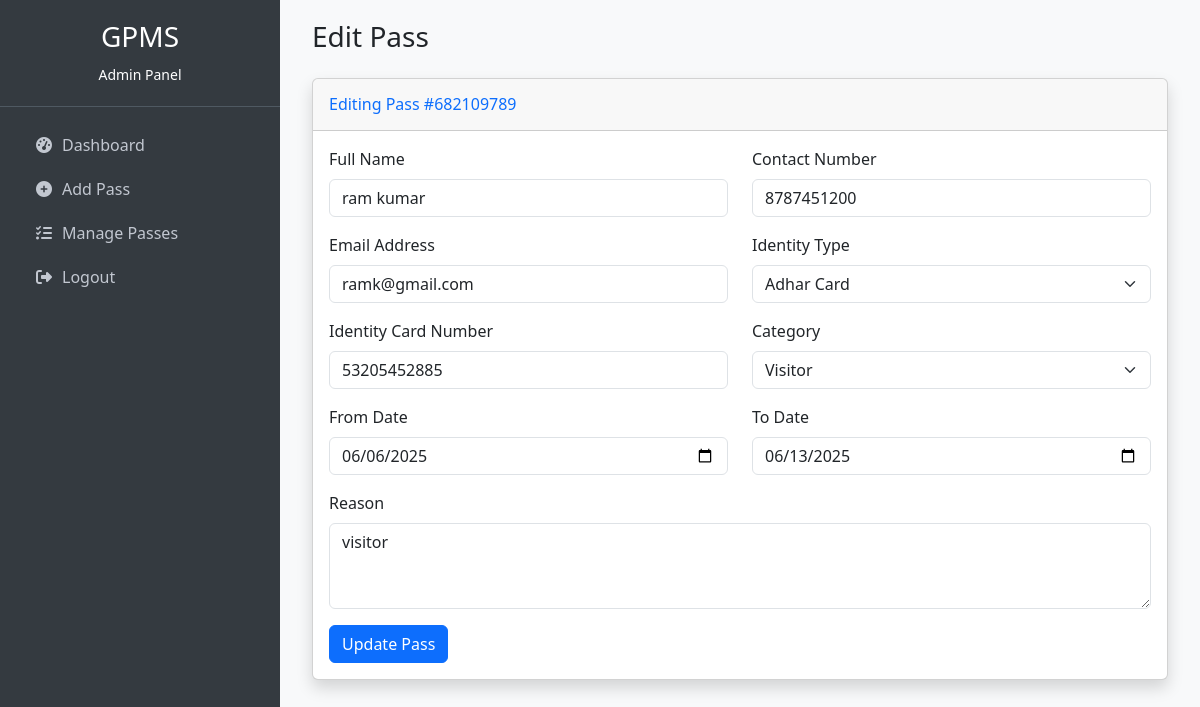
Page /edit-pass-detail.php?id=1 (signed in) on the committed database.
### tables this page shows
CREATE TABLE `passes` (
  `id` int(11) NOT NULL,
  `pass_number` varchar(255) DEFAULT NULL,
  `full_name` varchar(255) DEFAULT NULL,
  `contact_number` bigint(20) DEFAULT NULL,
  `email` varchar(255) DEFAULT NULL,
  `identity_type` varchar(200) DEFAULT NULL,
  `identity_card_no` varchar(255) DEFAULT NULL,
  `category` varchar(255) DEFAULT NULL,
  `from_date` date DEFAULT NULL,
  `to_date` date DEFAULT NULL,
  `reason` mediumtext,
  `pass_creation_date` timestamp NULL DEFAULT CURRENT_TIMESTAMP,
  `status` varchar(100) DEFAULT 'Pending'
);

### edit-pass-detail.php (the view, shortened to what this page needs)
<?php
include('db.php');
if (strlen($_SESSION['admin_id'] == 0)) {
    header("location:logout.php");
} else {
    $pass_id = intval($_GET['id']);
?>
<?php include 'includes/header.php'; ?>
<?php include 'includes/sidebar.php'; ?>
<div class="container-fluid">
    <h1 class="h3 mb-4 text-gray-800">Edit Pass</h1>
    <?php
    $ret = mysqli_query($conn, "select * from passes where id='$pass_id'");
    while ($row = mysqli_fetch_array($ret)) {
    ?>
    <div class="card shadow mb-4">
        <div class="card-header py-3">
            <h6 class="m-0 font-weight-bold text-primary">Editing Pass #<?php echo $row['pass_number']; ?></h6>
        </div>
        <div class="card-body">
            <form method="post">
                <div class="row">
                    <div class="col-md-6">
                        <div class="mb-3">
                            <label for="fullname" class="form-label">Full Name</label>
                            <input type="text" class="form-control" id="fullname" name="fullname" required value="<?php echo $row['full_name']; ?>">
                        </div>
                    </div>
                    <div class="col-md-6">
                         <div class="mb-3">
                            <label for="contactno" class="form-label">Contact Number</label>
                            <input type="text" class="form-control" id="contactno" name="contactno" required pattern="[0-9]{10}" value="<?php echo $row['contact_number']; ?>">
                        </div>
                    </div>
                </div>
                 <div class="row">
                    <div class="col-md-6">
                        <div class="mb-3">
                            <label for="email" class="form-label">Email Address</label>
                            <input type="email" class="form-control" id="email" name="email" value="<?php echo $row['email']; ?>">
                        </div>
                    </div>
                    <div class="col-md-6">
                         <div class="mb-3">
                            <label for="idtype" class="form-label">Identity Type</label>
                            <select class="form-select" name="idtype" required>
                                <option value="<?php echo $row['identity_type']; ?>"><?php echo $row['identity_type']; ?></option>
                            </select>
                        </div>
                    </div>
                </div>
                 <div class="row">
                    <div class="col-md-6">
                        <div class="mb-3">
                            <label for="idcardno" class="form-label">Identity Card Number</label>
                            <input type="text" class="form-control" id="idcardno" name="idcardno" required value="<?php echo $row['identity_card_no']; ?>">
                        </div>
                    </div>
                    <div class="col-md-6">
                         <div class="mb-3">
                            <label for="category" class="form-label">Category</label>
                            <select class="form-select" name="category" required>
                                <option value="<?php echo $row['category']; ?>"><?php echo $row['category']; ?></option>
                            </select>
                        </div>
                    </div>
                </div>
                <div class="row">
                    <div class="col-md-6">
                        <div class="mb-3">
                            <label for="fromdate" class="form-label">From Date</label>
                            <input type="date" class="form-control" id="fromdate" name="fromdate" required value="<?php echo $row['from_date']; ?>">
                        </div>
                    </div>
                    <div class="col-md-6">
                         <div class="mb-3">
                            <label for="todate" class="form-label">To Date</label>
                            <input type="date" class="form-control" id="todate" name="todate" required value="<?php echo $row['to_date']; ?>">
                        </div>
                    </div>
                </div>
                <div class="mb-3">
                    <label for="reason" class="form-label">Reason</label>
                    <textarea class="form-control" id="reason" name="reason" rows="3" required><?php echo $row['reason']; ?></textarea>
                </div>
                <button type="submit" name="submit" class="btn btn-primary">Update Pass</button>
            </form>
        </div>
    </div>
    <?php } ?>
</div>
<?php include 'includes/footer.php'; ?>
<?php } ?>

### includes/header.php (style rules this page uses)
body { display: flex; background-color: #f8f9fa; }

### rows in the picture
passes: pass_number "682109789", fullname "ram kumar", contactno "8787451200", email "ramk@gmail.com", idtype "Adhar Card", idcardno "53205452885", category "Visitor", fromdate "06/06/2025", todate "06/13/2025", reason "visitor"
